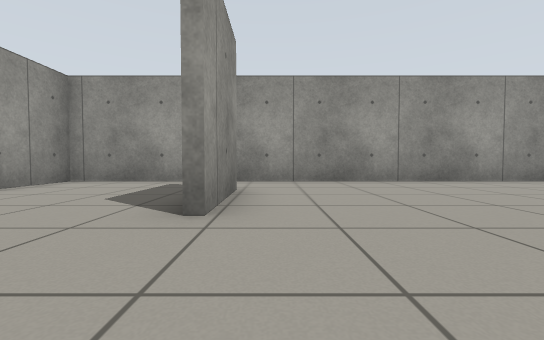
view 1 (above)

12 first-person views from a walk through a world built for the Gazebo simulator. The camera is 0.5 m above the floor, tilts 2° down and sees 90° across. The floor is counted in squares, 1 m on a side. Each view is taken from the middle of a square. On the plan, view 1 faces up. The plan holds only what a view shows up to about 9 squares ahead; the rest is blank.

view 2
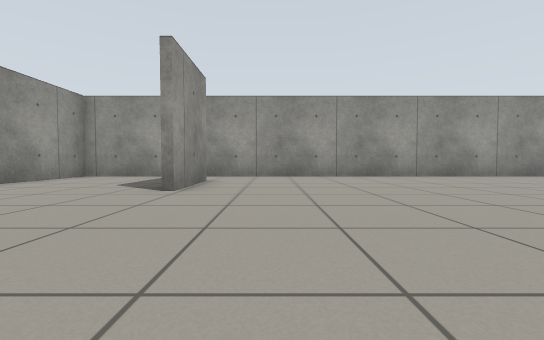

view 3
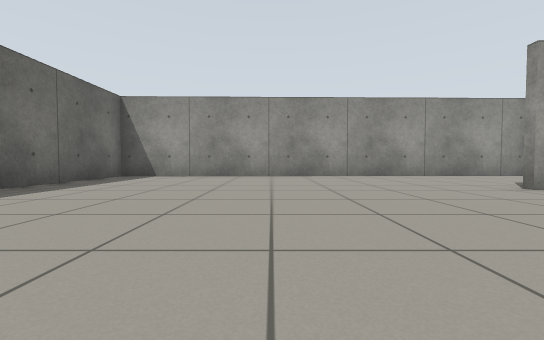

view 4
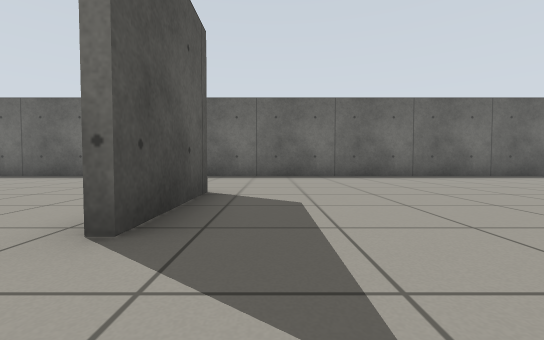

view 5
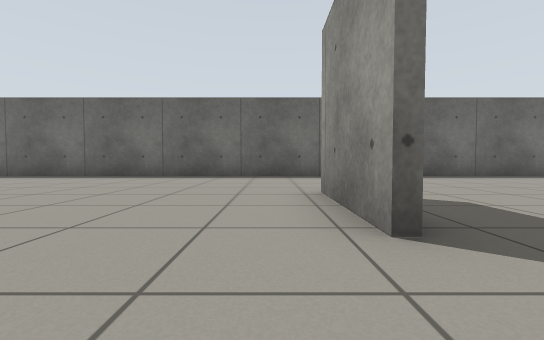

view 6
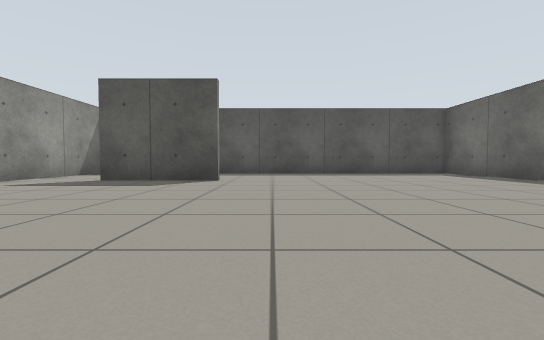

view 7
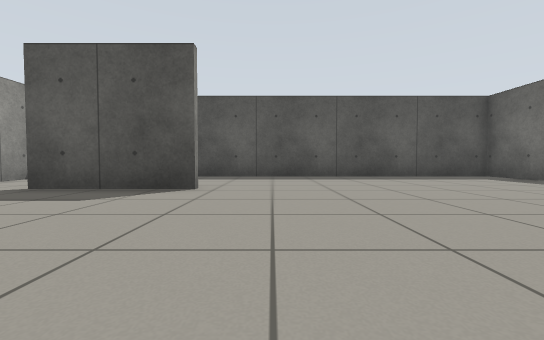

view 8
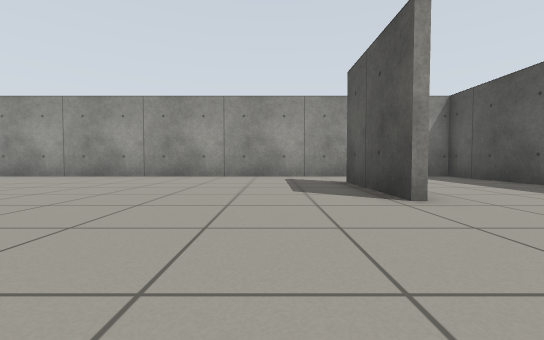

view 9
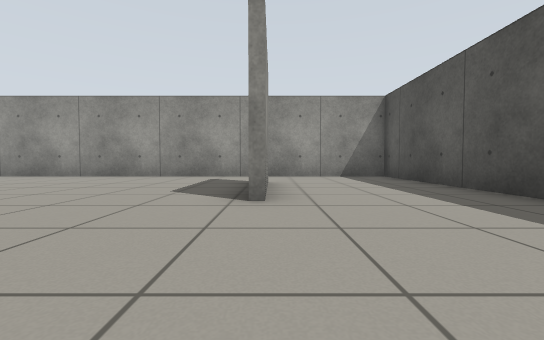

view 10
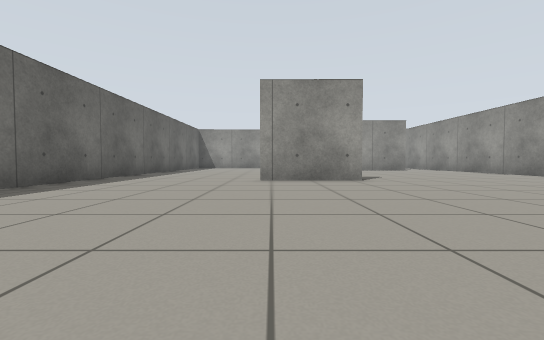

view 11
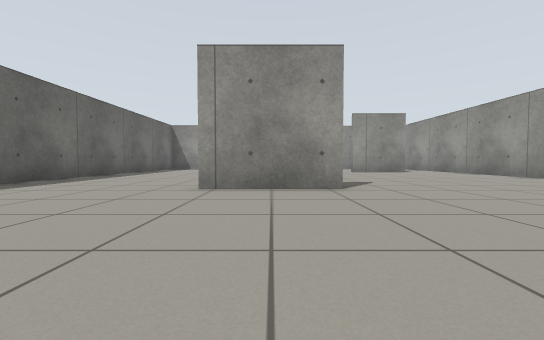

view 12
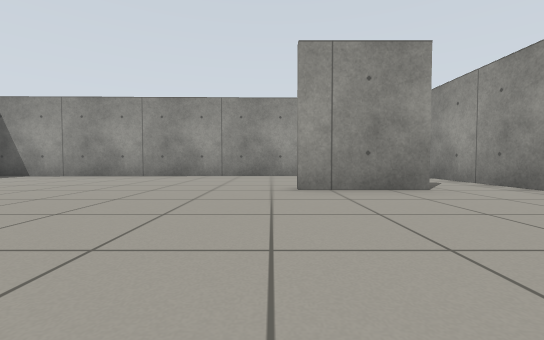

### Floor plan
Points are (right, up) in squares from view 1. A wall is a line through its corners. A room is listed if a view was taken in it or the views show most of it. See-through windows are left out.
Room 1 (views 1, 2, 3, 4, 5, 6, 7, 8, 9, 10, 11, 12)
walls: (6.2, 0.4) (6.2, -2.4); (6, -2.4) (6, 0.2); (13.7, 1.2) (13.7, 4.2); (13.9, 4.2) (13.9, 1.4); (-0.6, 4.7) (-0.6, 2.4); (17.5, 6.5) (-4.8, 6.5) (-4.5, -6.7) (17.5, -6.7) (17.5, 6.5)

Positions as (right, up) in squares from view 1, and headings:
1: (0, 0), facing up
2: (1, -2), facing up
3: (4, -2), facing left
4: (5, 2), facing down
5: (7, 2), facing down
6: (7, 0), facing right
7: (9, 0), facing right
8: (12, -2), facing up
9: (14, -2), facing up
10: (13, -2), facing left
11: (11, -1), facing left
12: (4, 2), facing left
